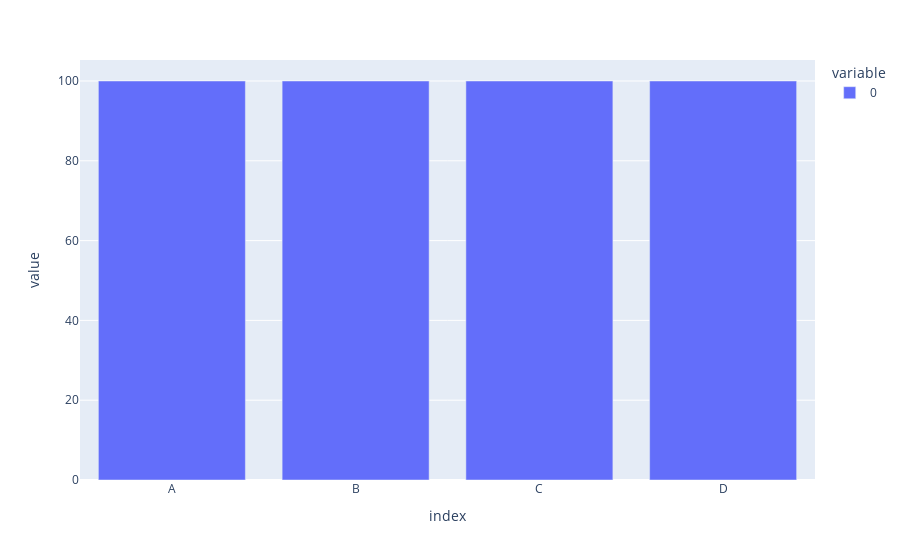

The notebook cell saved with this chart:
### Code cell
px.bar(df.count())

### Figure 1 — Plotly figure (JSON) as saved in the notebook; plotly's stock layout.template omitted (floating-point values rounded to 4 significant figures)
{"data": [{"alignmentgroup": "True", "hovertemplate": "variable=0<br>index=%{x}<br>value=%{y}<extra></extra>", "legendgroup": "0", "marker": {"color": "#636efa", "pattern": {"shape": ""}}, "name": "0", "offsetgroup": "0", "orientation": "v", "showlegend": true, "textposition": "auto", "type": "bar", "x": ["A", "B", "C", "D"], "xaxis": "x", "y": [100, 100, 100, 100], "yaxis": "y"}], "layout": {"barmode": "relative", "legend": {"title": {"text": "variable"}, "tracegroupgap": 0}, "margin": {"t": 60}, "xaxis": {"anchor": "y", "domain": [0, 1], "title": {"text": "index"}}, "yaxis": {"anchor": "x", "domain": [0, 1], "title": {"text": "value"}}}}
